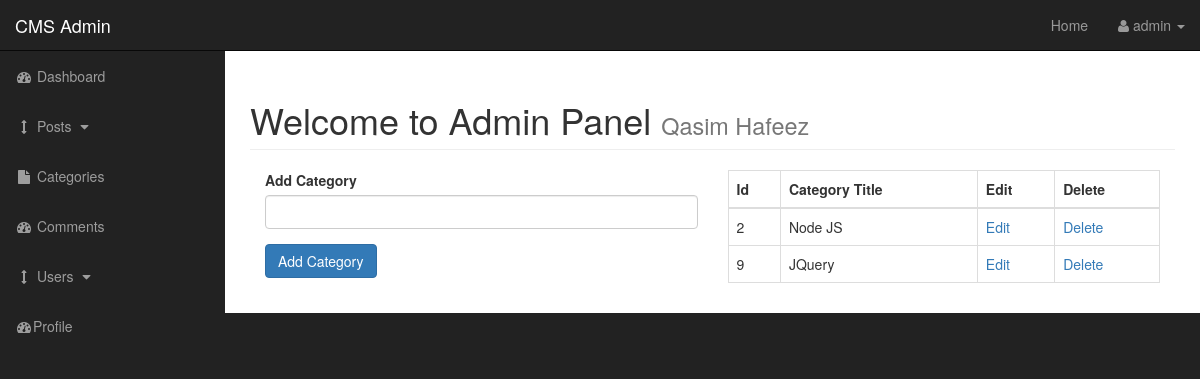
Screenshot of /blog_admin_access/categories.php (signed in) with the database file from the repository.
### tables this page shows
CREATE TABLE `categories` (
  `cat_id` int(3) NOT NULL,
  `cat_title` varchar(255) NOT NULL
);

### blog_admin_access/functions.php (the view, shortened to what this page needs)
<?php
function findAllCategories()
{
    global $connection;
    $query = "SELECT * from categories";
    $result = mysqli_query($connection, $query);
    while($row = mysqli_fetch_assoc($result))
    {
        $cat_id = $row["cat_id"];
        $cat_title = $row["cat_title"];
        echo "<tr>";
        echo "<td>{$cat_id}</td>";
        echo "<td>{$cat_title}</td>";
        echo "<td><a href='categories.php?edit={$cat_id}'>Edit</a></td>";
        echo "<td><a href='categories.php?delete={$cat_id}'>Delete</a></td>";
        echo "</tr>";
    }
}
?>

### blog_admin_access/css/sb-admin.css (style rules this page uses)
body { margin-top: 100px; background-color: #222; }
@media (min-width:768px) { body { margin-top: 50px; } }

### rows the page displays
categories: cat_id "2", cat_title "Node JS"
categories: cat_id "9", cat_title "JQuery"

### other values shown
$_SESSION['username'] "admin"
$_SESSION['firstname'] "Qasim"
$_SESSION['lastname'] "Hafeez"
